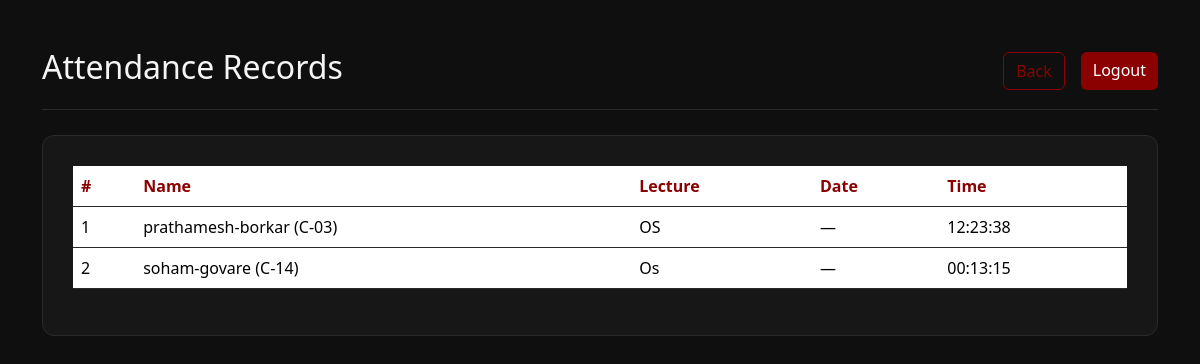
/attendance (signed in), run on an earlier commit of the app's database.
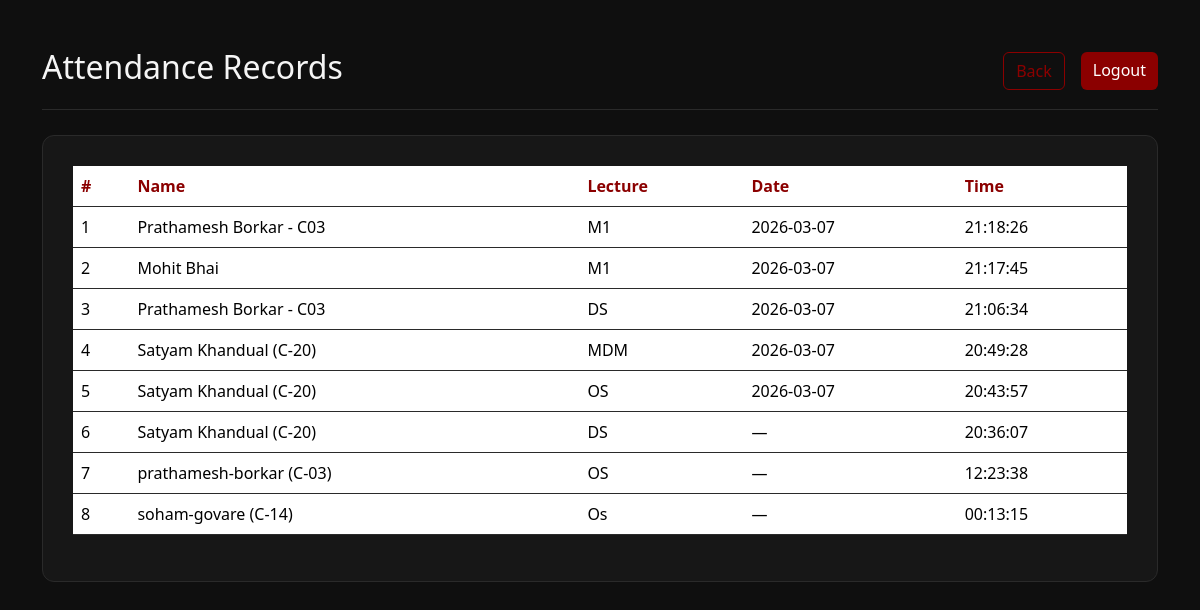
And on a later commit of the database.
### tables this page shows
CREATE TABLE attendance (
            id INTEGER PRIMARY KEY AUTOINCREMENT,
            name TEXT,
            lecture_name TEXT,
            time TEXT,
            UNIQUE(name, lecture_name)
        );

### app.py (the view)
@app.route("/attendance")
@login_required
def attendance_page():
    conn = sqlite3.connect(DB_FILE)
    cur = conn.cursor()
    cur.execute("""
        SELECT name, lecture_name, time
        FROM attendance
        ORDER BY id DESC
    """)
    rows = cur.fetchall()
    conn.close()
    return render_template("attendance.html", rows=rows)

### app.py (called while the page is built)
@login_manager.user_loader
def load_user(user_id):
    conn = sqlite3.connect(DB_FILE)
    cur = conn.cursor()
    cur.execute("SELECT id, email FROM users WHERE id=?", (user_id,))
    user = cur.fetchone()
    conn.close()
    if user:
        return User(user[0], user[1])
    return None

### templates/attendance.html (shortened to what this page needs)
<!DOCTYPE html>
<html>
<head>
  <link rel="stylesheet" href="{{ url_for('static', filename='style.css') }}">
  <link href="https://cdn.jsdelivr.net/npm/bootstrap@5.3.3/dist/css/bootstrap.min.css" rel="stylesheet"/>
</head>
<body>
<div class="container py-5">
  <div class="top-bar d-flex justify-content-between align-items-center">
    <h2>Attendance Records</h2>
    <div class="d-flex gap-3">
      <a href="/" class="btn btn-outline-crimson">Back</a>
      <a href="/logout" class="btn btn-crimson">Logout</a>
    </div>
  </div>
  <div class="custom-card">
    <table class="table">
      <thead>
        <tr>
          <th>#</th>
          <th>Name</th>
          <th>Lecture</th>
          <th>Date</th>
          <th>Time</th>
        </tr>
      </thead>
      <tbody>
        {% for r in rows %}
        <tr>
          <td>{{ loop.index }}</td>
          <td>{{ r[0] }}</td>
          <td>{{ r[1] }}</td>
          {% if ' ' in r[2] %}
            <td>{{ r[2].split(' ')[0] }}</td>
            <td>{{ r[2].split(' ')[1] }}</td>
          {% else %}
            <td>—</td>
            <td>{{ r[2] }}</td>
          {% endif %}
        </tr>
        {% endfor %}
      </tbody>
    </table>
  </div>
</div>
</body>
</html>

### static/style.css (style rules this page uses)
:root { --bg-main: #0f0f0f; --bg-card: #171717; --border-color: #2a2a2a; --accent: #8B0000; --accent-hover: #b30000; --text-main: #f5f5f5; --text-muted: #9a9a9a; }
body { background-color: var(--bg-main) !important; color: var(--text-main) !important; font-family: "Sora",sans-serif; margin: 0; }
.container { background-color: transparent !important; }
.top-bar { border-bottom: 1px solid var(--border-color); padding-bottom: 15px; margin-bottom: 25px; }
.custom-card, .container-box { background-color: var(--bg-card); border: 1px solid var(--border-color); border-radius: 12px; padding: 30px; }
.btn-crimson { background-color: var(--accent) !important; border: none !important; color: white !important; padding: 10px 18px; border-radius: 8px; font-weight: 600; cursor: pointer; }
.btn-outline-crimson { border: 1px solid var(--accent) !important; color: var(--accent) !important; background: transparent !important; padding: 10px 18px; border-radius: 8px; }
table { background-color: var(--bg-card) !important; color: white !important; }
th { color: var(--accent) !important; }
tr { border-color: var(--border-color) !important; }
a { color: var(--accent); text-decoration: none; }

What changed in the data, as far as the page shows it:
added attendance: name "Prathamesh Borkar - C03", lecture_name "M1", time "2026-03-07", time "21:18:26"
added attendance: name "Mohit Bhai", lecture_name "M1", time "2026-03-07", time "21:17:45"
added attendance: name "Prathamesh Borkar - C03", lecture_name "DS", time "2026-03-07", time "21:06:34"
added attendance: name "Satyam Khandual (C-20)", lecture_name "MDM", time "2026-03-07", time "20:49:28"
added attendance: name "Satyam Khandual (C-20)", lecture_name "OS", time "2026-03-07", time "20:43:57"
added attendance: name "Satyam Khandual (C-20)", lecture_name "DS", time "20:36:07"
